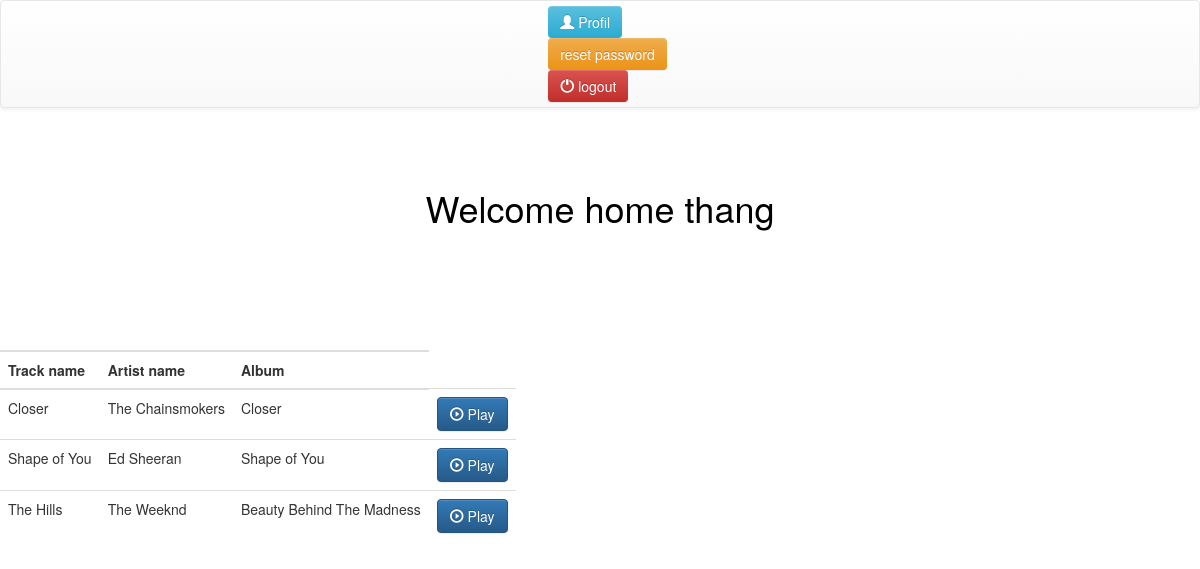
Page /m/home (signed in) on the committed database.
### log/models.py (models this page shows, shortened)
class Tracks(models.Model):
    track_name=models.CharField(default='',max_length=50)
    track_pseudo=models.CharField(default='',max_length=50)
    track_popularity=models.FloatField(default=0)
    track_genre=models.CharField(default='pop',max_length=50)
    Artist=models.CharField(default='',max_length=50)
    track_link=models.CharField(default='',max_length=50)
    Artist_popularity=models.FloatField(default=0)
    Artist_image=models.URLField(blank=True)
    Album_name=models.CharField(default='',max_length=50)
    Album_cover=models.URLField(blank=True)
    duration=models.FloatField(default=0)  ## lenght of the song in ms
    preview=models.URLField(blank=True)  ## preview of 30sec
    nb_rating=models.IntegerField(default=1)

### log/views.py (the view, shortened to what this page needs)
def homepage(request):
    prof = get_object_or_404(Profile, user=request.user)
    if request.method=='GET':
        if (prof.area=='' or prof.age=='' or prof.region==''):
            return redirect('profil')
        else:
            track_list = Tracks.objects.order_by('track_name')
            return render(request,'home.html',locals())

### log/templates/home.html (shortened to what this page needs)
{% extends "base.html" %}
{% block nav_bar %}
<nav class="navbar navbar-default">
  <div class="container-fluid">
    <ul class="nav navbar-nav navbar-right">
      <li class="active">
       <form action="/m/profil" method="post">
            <button class="btn btn-info btn-md">
                      <span class="glyphicon  glyphicon glyphicon-user" aria-hidden="true"></span>
                    Profil
            </button>
            </form>
      </li>
      <li>
         <form action="/m/change_password" method="post">
                <button class="btn btn-warning btn-md">
                reset
                password</button>
            </form>
      </li>
          <li>
           <form action="/m/logout" method="post">
                 <button class="btn btn-danger btn-md">
                     <span class="glyphicon glyphicon glyphicon-off" aria-hidden="true"></span>
                   logout
                   </button>
            </form>
      </li>
      </ul>
  </div>
</nav>
<br/>
<br/>
{% endblock  %}
{% block content %}
 <h1>  Welcome home {{ user}}  </h1>
<br/>
<br/>
{% endblock %}
{% block track_list %}
 <table class="table   table-inverse table-responsive">
  <thead>
  <tr> <th colspan="3" class='title'><h3><strong>Tracks we have for you:</strong></h3></th>
    <tr>
     <th scope="row">Track name </th>
     <th scope="row">Artist name</th>
     <th scope="row">Album</th>
     </tr>
  </thead>
  <tbody>
        {% for x in track_list %}
    <tr>
      <td class='cell_hvr'> {{ x.track_name }}    </td>
      <td class='cell_hvr'>{{ x.Artist }}  </td>
      <td class='cell_hvr'> {{ x.Album_name }} </td>
      <td class='cell_hvr'>
        <form id='record' class='record' action='' method='post'>
              <button class="btn btn-primary" >
                 <span class="glyphicon glyphicon-play-circle" aria-hidden="true"></span> Play
              </button>
        </form>
      </td>
    </tr>
       {% empty %}
       <tr> <th colspan="3" class='title'><h3><strong>No track in the database</strong></h3></th>
        {% endfor %}
  </tbody>
</table>
{% endblock  %}

### log/templates/base.html (shortened to what this page needs)
<!DOCTYPE HTML>
<html>
  <head>
    {% load staticfiles %}
    {% load static %}
    <link rel="stylesheet" href="https://maxcdn.bootstrapcdn.com/bootstrap/4.0.0-alpha/css/bootstrap.min.css">
    <link rel="stylesheet" href="https://maxcdn.bootstrapcdn.com/bootstrap/3.3.7/css/bootstrap.min.css"
>
    <link rel="stylesheet" href="https://maxcdn.bootstrapcdn.com/bootstrap/3.3.7/css/bootstrap-theme.min.css">
    <link href="main.css" rel="stylesheet">
     <link rel="stylesheet" href="{% static 'css/base.css' %}" media="screen">
</head>
<body>
{% block nav_bar %}
{% endblock  %}
{% block content %}
{% endblock  %}
{% block track_list %}
{% endblock  %}
</body>
</html>

### log/templates/main.css (style rules this page uses)
h3 { color:white; }

### log/static/css/base.css (style rules this page uses)
h1 { text-align:center; color:black; }
h3 { text-align:center; }
.btn-md { border:none; }

### rows in the picture
Tracks: track_name "Closer", Artist "The Chainsmokers", Album_name "Closer"
Tracks: track_name "Shape of You", Artist "Ed Sheeran", Album_name "Shape of You"
Tracks: track_name "The Hills", Artist "The Weeknd", Album_name "Beauty Behind The Madness"

### other values in the picture
{{ user }} "thang"
